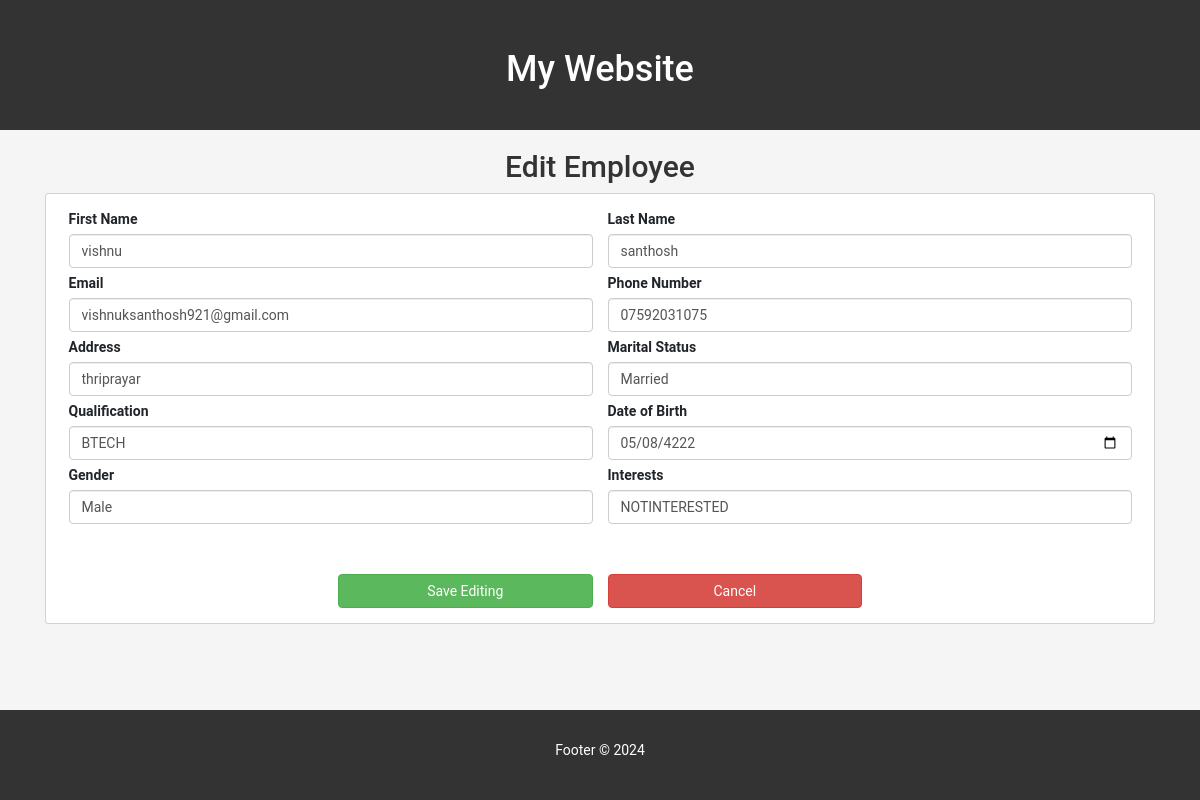
Page /editemployee/6 on the committed database.
### myapp/models.py (models this page shows, shortened)
class person(models.Model):
    GENDER_CHOICES = [
        ('MALE', 'Male'),
        ('FEMALE', 'Female'),
        ('OTHERS', 'Others'),
    ]
    QUALIFICATION_CHOICES = [
        ('BSC', 'BSc'),
        ('MSC', 'MSc'),
        ('BCA', 'BCA'),
        ('MCA', 'MCA'),
        ('BTECH', 'BTech'),
        ('MTECH', 'MTech'),
    ]
    MARITAL_STATUS_CHOICES = [
        ('MARRIED', 'Married'),
        ('SINGLE', 'Single'),
        ('DIVORCED', 'Divorced'),
        ('WIDOWED', 'Widowed'),
    ]
    INTEREST_CHOICES = [
        ('INTERESTED', 'Interested'),
        ('NOTINTERESTED', 'Not Interested'),
        ('UNDECIDED', 'Undecided'),
    ]
    firstname = models.CharField(max_length=100)
    lastname = models.CharField(max_length=100)
    email = models.EmailField()
    address = models.TextField()
    phonenumber = models.CharField(max_length=15)
    qualifications = models.CharField(max_length=10, choices=QUALIFICATION_CHOICES)
    gender = models.CharField(max_length=10, choices=GENDER_CHOICES)
    dateofbirth = models.DateField()
    maritalstatus = models.CharField(max_length=15, choices=MARITAL_STATUS_CHOICES)
    interests = models.CharField(max_length=15, choices=INTEREST_CHOICES)

### myapp/views.py (the view)
# urls.py: path('editemployee/<wal>',views.editemployee,name='editemployee'),
def editemployee(r,wal):
    obj = person.objects.filter(id=wal).first()
    return render(r,'editemployee.html',{'obj':obj})

### templates/editemployee.html (shortened to what this page needs)
{% extends 'base.html' %}
{% load static %}
{% block content %}
<center>
  <h2>Edit Employee</h2>
</center>
<div class="container">
  <div class="card">
    <div class="card-body">
      <form action="editemployee2/{{obj.id}}" method="post" enctype="multipart/form-data">
        <div class="row">
          <div class="col">
            <label for="inputAddress">First Name</label>
            <input name="firstname" value="{{obj.firstname}}" type="text" class="form-control" placeholder="First Name"
              required>
          </div>
          <div class="col">
            <label for="inputAddress">Last Name</label>
            <input name="lastname" value="{{obj.lastname}}" type="text" class="form-control" placeholder="Last Name"
              required>
          </div>
        </div>
        <div class="row">
          <div class="col">
            <label for="inputAddress">Email</label>
            <input name="email" value="{{obj.email}}" type="email" class="form-control" placeholder="Email" required>
          </div>
          <div class="col">
            <label for="inputAddress">Phone Number</label>
            <input name="phonenumber" value="{{obj.phonenumber}}" type="number" class="form-control"
              placeholder="Phone Number" required>
          </div>
        </div>
        <div class="row">
          <div class="col">
            <label for="inputAddress">Address</label>
            <input name="address" value="{{obj.address}}" type="text" class="form-control" id="inputAddress"
              placeholder="Address" required>
          </div>
          <div class="col">
            <label for="maritalstatus">Marital Status</label>
            <select name="maritalstatus" id="maritalstatus" class="form-control" required>
              <option {% if obj.maritalstatus == 'MARRIED' %} selected {% endif %} value="MARRIED">Married</option>
            </select>
          </div>
        </div>
        <div class="row">
          <div class="col">
            <label for="qualifications">Qualification</label>
            <select name="qualifications" id="qualifications" class="form-control" required>
              <option {% if obj.qualifications == 'BTECH' %} selected {% endif %} value="BTECH">BTECH</option>
            </select>
          </div>
          <div class="col">
            <label for="dateofbirth">Date of Birth</label>
            <input name="dateofbirth" value="{{ obj.dateofbirth|date:'Y-m-d' }}" type="date" class="form-control"
              placeholder="Date of Birth">
          </div>
        </div>
        <div class="row">
          <div class="col">
            <label for="inputAddress">Gender</label>
            <select name="gender" id="inputState" class="form-control" required>
                <option {% if obj.gender == 'MALE' %} selected {% endif %} value="MALE">Male</option>
            </select>
          </div>
          <div class="col">
            <label for="interests">Interests</label>
            <select name="interests" id="inputState" class="form-control" required>
                <option {% if obj.interests == 'NOTINTERESTED' %} selected {% endif %} value="NOTINTERESTED">NOTINTERESTED</option>
          </select>
          </div>
        </div>
        <br><br>
        <div class="row">
          <div class="col-3"></div>
          <div class="col-3">
            <button type="submit" class="btn btn-success col-12">Save Editing</button>
          </div>
          <div class="col-3">
            <a href="{% url 'index' %}"><button type="button" class="btn btn-danger col-12">Cancel</button></a>
          </div>
          <div class="col-3"></div>
        </div>
    </div>
  </div>
</div>
</div>
{% endblock %}

### templates/base.html (style rules this page uses)
body { font-family: 'Roboto', sans-serif; background-color: #f5f5f5; margin: 0; padding: 0; }

### templates/editemployee.html (style rules this page uses)
.row { margin: 5px; }

### rows in the picture
person: firstname "vishnu", lastname "santhosh", email "vishnuksanthosh921@gmail.com", phonenumber "07592031075", address "thriprayar", maritalstatus "Married", qualifications "BTECH", dateofbirth "05/08/4222", gender "Male", interests "NOTINTERESTED"
